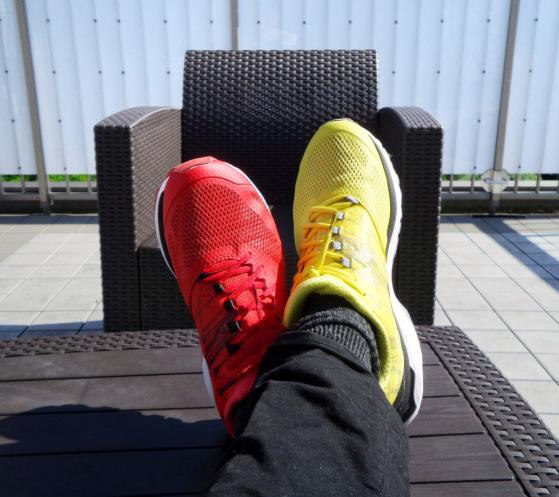
#> input picture K-Means/foot-small.jpg, 559 x 497 px
$ python kmeans-picture2.py
#> lines starting #> are read from the running program, lines starting #| are printed output that depends on the picture
# coding = utf-8
"""
@author: zhou
@time:2019/10/10 18:41
@File: kmeans-picture.py
"""

import matplotlib.pyplot as plt
from numpy import reshape
from sklearn.cluster import KMeans
from copy import deepcopy
from PIL import Image

img = plt.imread('foot-small.jpg')
#> img is the input picture: shape (497, 559, 3); mean R, G, B 119.6, 113.4, 117.7

pixel = reshape(img, (img.shape[0] * img.shape[1], 3))
pixel_new = deepcopy(pixel)

print(img.shape)
#| (497, 559, 3)

model = KMeans(n_clusters=5)
labels = model.fit_predict(pixel)
palette = model.cluster_centers_

for i in range(len(pixel)):
    pixel_new[i, :] = palette[labels[i]]

new_pic = reshape(pixel_new, (img.shape[0], img.shape[1], 3))
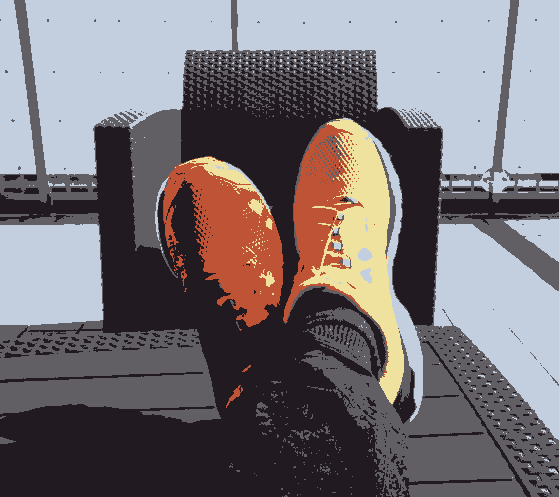
#> new_pic: shape (497, 559, 3); mean R, G, B 119, 113, 117.2
images = Image.fromarray(new_pic)
images.save("foot-new.jpg")
